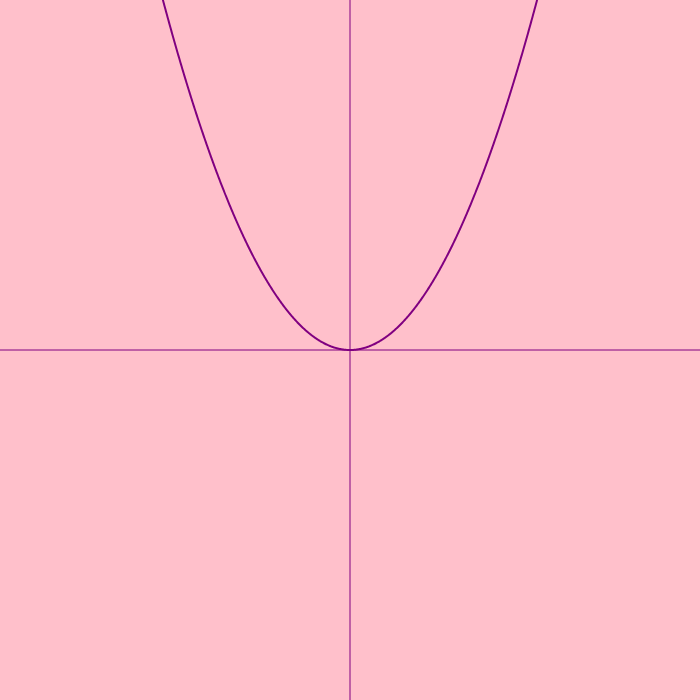
Frame 1 (no input)
Frame 60 (no input): identical to frame 1, image omitted
Frame 120 (the mouse pressed at the canvas centre since frame 60): identical to frame 1, image omitted

The p5.js sketch that drew this single still picture (run headless with seeded random() and noise() and a simulated clock; from frame 60 on, the mouse is pressed at the canvas centre):

// p5.js sketch
// ── sketch.js
function setup() {
  createCanvas(700, 700);
}

function f(x) {
  return pow(x, 2);
}

function draw() {
  background("pink");
  translate(width / 2, height / 2);
  stroke("purple");
  strokeWeight(1);
  line(-width / 2, 0, width / 2, 0);
  line(0, -height / 2, 0, height / 2);
  noFill();
  beginShape();
  for (let x = -350; x < 350; x += 0.5) {
    strokeWeight(2);
    vertex(x, -0.01 * f(x));
  }
  endShape();
}

// ── style.css
p{
    font-size: 6px;
    margin-top: 20px;
    margin-left: 20px;
}
